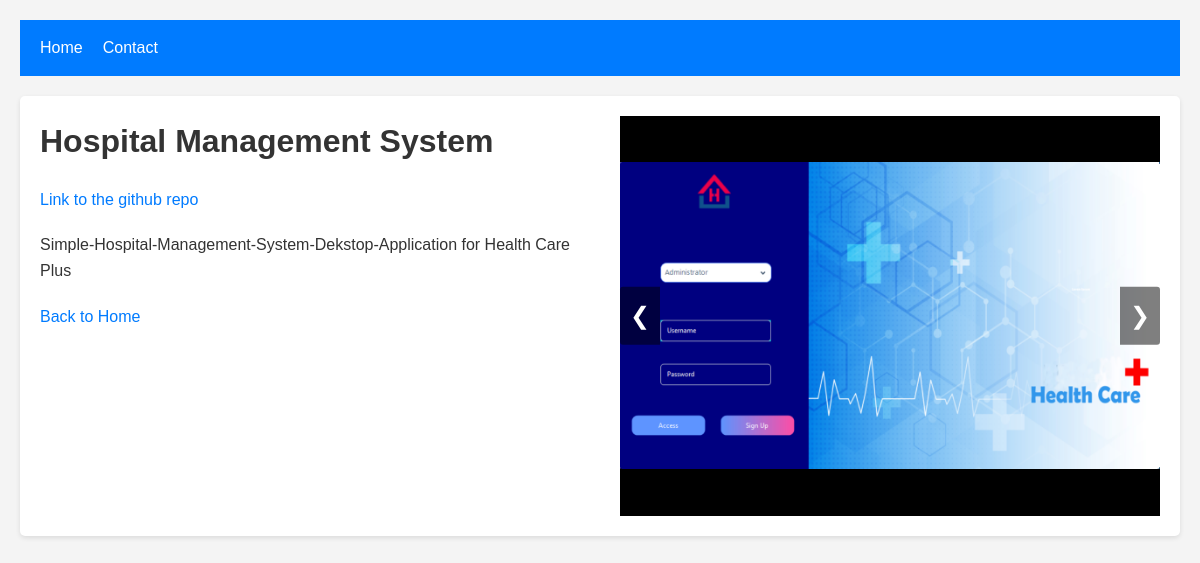
/project/1/, run on the app's committed database.
### main/models.py (models this page shows, shortened)
class Project(models.Model):
    title = models.CharField(max_length=200)
    description = models.TextField()
    tags = models.ManyToManyField(Tag, related_name="projects")
    link = models.URLField(max_length=200 , blank=True)

class ProjImage(models.Model): #because there can be multiple images for a one project u have to have new model for images
    project= models.ForeignKey(Project, related_name="images", on_delete=models.CASCADE)
    image = models.ImageField(upload_to ="project_images/")

### main/views.py (the view)
# urls.py: path('project/<int:id>/', views.projectview, name="project")
def projectview(request, id):
    project = get_object_or_404(Project, pk=id)
    return render(request, "project.html",{"project":project})

### main/templates/project.html (shortened to what this page needs)
{% extends 'base.html' %}
{% load static %}
{% block extrahead %}
<link rel="stylesheet" href="{% static 'css/project.css' %}"/>
{% endblock extrahead %}
{% block content %}
   <div class="project-card">
    <div class="project-info">
        <h1>{{project.title}}</h1>
        <p><a href="{{project.link}}">Link to the github repo</a></p>
        <p>{{project.description}}</p>
        <a href="{% url 'home' %}">Back to Home</a>
    </div>
    <div class="carousel">
        <div class="carousel-images">
            {% for image in project.images.all %}
                <div class="carousel-item">
                    <img src="{{image.image.url}}" alt="Project image"/>
                </div>
            {% endfor%}
        </div>
        <a class="carousel-control prev" onclick="moveSlide(-1)">&#10094;</a>
        <a class="carousel-control next" onclick="moveSlide( 1)">&#10095;</a>
    </div>
   </div>
{% endblock content%}

### main/static/css/base.css (style rules this page uses)
* { box-sizing: border-box; margin: 0; padding: 0; font-family: "Arial", sans-serif; }
body { font-family: "Segoe UI", Tahoma, Geneva, Verdana, sans-serif; line-height: 1.6; color: #333; background-color: #f4f4f4; padding: 20px; }
a { color: #007bff; text-decoration: none; }

### main/static/css/project.css (style rules this page uses)
.project-card { display: flex; align-items: flex-start; justify-content: space-between; background-color: white; box-shadow: 0 2px 5px rgba(0, 0, 0, 0.1); border-radius: 5px; overflow: hidden; max-width: 1200px; margin: auto; padding: 20px; }
.project-info { flex: 1; padding-right: 20px; }
h1, p { margin-bottom: 20px; }
.carousel { flex: 1; display: flex; flex-direction: column; position: relative; max-width: 50%; margin-left: 20px; }
.carousel-images { display: flex; flex: 1; overflow: hidden; position: relative; }
.carousel-control { position: absolute; top: 50%; transform: translateY(-50%); color: white; font-size: 24px; background-color: rgba(0, 0, 0, 0.5); padding: 10px; cursor: pointer; user-select: none; z-index: 10; }
.carousel-control.prev { left: 0; border-radius: 3px 0 0 3px; }
.carousel-control.next { right: 0; border-radius: 0 3px 3px 0; }
.carousel-item { display: flex; justify-content: center; align-items: center; background-color: black; width: 100%; height: 400px; }
.carousel-item img { max-height: 100%; max-width: 100%; object-fit: contain; }

### data on the page
Project: title "Hospital Management System", description "Simple-Hospital-Management-System-Dekstop-Application for Health Care Plus"
ProjImage: image (picture)
